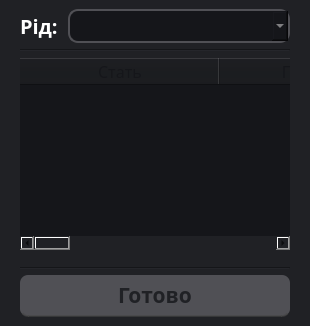
<?xml version="1.0" encoding="UTF-8"?>
<ui version="4.0">
 <class>Review</class>
 <widget class="QDialog" name="Review">
  <property name="sizePolicy">
   <sizepolicy hsizetype="Preferred" vsizetype="Preferred">
    <horstretch>0</horstretch>
    <verstretch>0</verstretch>
   </sizepolicy>
  </property>
  <property name="windowTitle">
   <string>Перегляд списку роду</string>
  </property>
  <property name="windowIcon">
   <iconset resource="../media_resources/media_resources.qrc">
    <normaloff>:/icons/Review.ico</normaloff>:/icons/Review.ico</iconset>
  </property>
  <property name="styleSheet">
   <string notr="true">background-color: rgb(32, 33, 37);
</string>
  </property>
  <property name="modal">
   <bool>true</bool>
  </property>
  <layout class="QVBoxLayout" name="verticalLayout">
   <property name="topMargin">
    <number>0</number>
   </property>
   <property name="bottomMargin">
    <number>0</number>
   </property>
   <item>
    <widget class="QFrame" name="main_frame">
     <property name="sizePolicy">
      <sizepolicy hsizetype="MinimumExpanding" vsizetype="MinimumExpanding">
       <horstretch>0</horstretch>
       <verstretch>0</verstretch>
      </sizepolicy>
     </property>
     <property name="frameShape">
      <enum>QFrame::NoFrame</enum>
     </property>
     <property name="frameShadow">
      <enum>QFrame::Raised</enum>
     </property>
     <layout class="QVBoxLayout" name="verticalLayout_2">
      <item>
       <widget class="QFrame" name="frame_addSelClan">
        <property name="sizePolicy">
         <sizepolicy hsizetype="MinimumExpanding" vsizetype="Fixed">
          <horstretch>0</horstretch>
          <verstretch>0</verstretch>
         </sizepolicy>
        </property>
        <property name="frameShape">
         <enum>QFrame::NoFrame</enum>
        </property>
        <property name="frameShadow">
         <enum>QFrame::Raised</enum>
        </property>
        <layout class="QHBoxLayout" name="horizontalLayout_6">
         <property name="spacing">
          <number>10</number>
         </property>
         <property name="leftMargin">
          <number>0</number>
         </property>
         <property name="topMargin">
          <number>0</number>
         </property>
         <property name="rightMargin">
          <number>0</number>
         </property>
         <property name="bottomMargin">
          <number>0</number>
         </property>
         <item alignment="Qt::AlignVCenter">
          <widget class="QLabel" name="label_choiceClan_2">
           <property name="font">
            <font>
             <family>Segoe Print</family>
             <pointsize>15</pointsize>
             <weight>75</weight>
             <bold>true</bold>
            </font>
           </property>
           <property name="styleSheet">
            <string notr="true">color: white;</string>
           </property>
           <property name="text">
            <string>Рід:</string>
           </property>
          </widget>
         </item>
         <item>
          <widget class="QComboBox" name="comboBox_clan">
           <property name="sizePolicy">
            <sizepolicy hsizetype="MinimumExpanding" vsizetype="Fixed">
             <horstretch>0</horstretch>
             <verstretch>0</verstretch>
            </sizepolicy>
           </property>
           <property name="font">
            <font>
             <family>Monotype Corsiva</family>
             <pointsize>15</pointsize>
             <weight>50</weight>
             <bold>false</bold>
            </font>
           </property>
           <property name="styleSheet">
            <string notr="true">background-color: rgba(21, 22, 26, 255);
color: rgb(190, 190, 190);
border-radius: 10px;
border-bottom: 2px solid rgb(80, 80, 85);
border-right: 2px solid rgb(80, 80, 85);
border-top: 2px solid rgb(80, 80, 85);
border-left: 2px solid rgb(80, 80, 85);
selection-background-color: white;
selection-color:rgba(21, 22, 26, 255);</string>
           </property>
          </widget>
         </item>
        </layout>
       </widget>
      </item>
      <item>
       <widget class="Line" name="line">
        <property name="orientation">
         <enum>Qt::Horizontal</enum>
        </property>
       </widget>
      </item>
      <item>
       <widget class="QTableWidget" name="tableWidget">
        <property name="sizePolicy">
         <sizepolicy hsizetype="MinimumExpanding" vsizetype="Expanding">
          <horstretch>0</horstretch>
          <verstretch>0</verstretch>
         </sizepolicy>
        </property>
        <property name="font">
         <font>
          <family>Times New Roman</family>
          <pointsize>12</pointsize>
         </font>
        </property>
        <property name="styleSheet">
         <string notr="true">background-color: rgba(21, 22, 26, 255);
color: rgb(190, 190, 190);
gridline-color: rgb(255, 255, 255);</string>
        </property>
        <property name="frameShape">
         <enum>QFrame::NoFrame</enum>
        </property>
        <property name="verticalScrollMode">
         <enum>QAbstractItemView::ScrollPerPixel</enum>
        </property>
        <property name="horizontalScrollMode">
         <enum>QAbstractItemView::ScrollPerPixel</enum>
        </property>
        <property name="rowCount">
         <number>0</number>
        </property>
        <attribute name="horizontalHeaderCascadingSectionResizes">
         <bool>true</bool>
        </attribute>
        <attribute name="horizontalHeaderDefaultSectionSize">
         <number>200</number>
        </attribute>
        <attribute name="verticalHeaderCascadingSectionResizes">
         <bool>true</bool>
        </attribute>
        <column>
         <property name="text">
          <string>Стать</string>
         </property>
         <property name="font">
          <font>
           <family>Segoe Print</family>
           <pointsize>12</pointsize>
          </font>
         </property>
         <property name="foreground">
          <brush brushstyle="SolidPattern">
           <color alpha="255">
            <red>21</red>
            <green>22</green>
            <blue>26</blue>
           </color>
          </brush>
         </property>
        </column>
        <column>
         <property name="text">
          <string>Прізвище</string>
         </property>
         <property name="font">
          <font>
           <family>Segoe Print</family>
           <pointsize>12</pointsize>
          </font>
         </property>
         <property name="foreground">
          <brush brushstyle="SolidPattern">
           <color alpha="255">
            <red>21</red>
            <green>22</green>
            <blue>26</blue>
           </color>
          </brush>
         </property>
        </column>
        <column>
         <property name="text">
          <string>Ім'я</string>
         </property>
         <property name="font">
          <font>
           <family>Segoe Print</family>
           <pointsize>12</pointsize>
          </font>
         </property>
         <property name="foreground">
          <brush brushstyle="SolidPattern">
           <color alpha="255">
            <red>21</red>
            <green>22</green>
            <blue>26</blue>
           </color>
          </brush>
         </property>
        </column>
        <column>
         <property name="text">
          <string>Ім'я по батькові</string>
         </property>
         <property name="font">
          <font>
           <family>Segoe Print</family>
           <pointsize>12</pointsize>
          </font>
         </property>
         <property name="foreground">
          <brush brushstyle="SolidPattern">
           <color alpha="255">
            <red>21</red>
            <green>22</green>
            <blue>26</blue>
           </color>
          </brush>
         </property>
        </column>
        <column>
         <property name="text">
          <string>Місце народження</string>
         </property>
         <property name="font">
          <font>
           <family>Segoe Print</family>
           <pointsize>12</pointsize>
          </font>
         </property>
         <property name="foreground">
          <brush brushstyle="SolidPattern">
           <color alpha="255">
            <red>21</red>
            <green>22</green>
            <blue>26</blue>
           </color>
          </brush>
         </property>
        </column>
        <column>
         <property name="text">
          <string>Місце смерті</string>
         </property>
         <property name="font">
          <font>
           <family>Segoe Print</family>
           <pointsize>12</pointsize>
          </font>
         </property>
         <property name="foreground">
          <brush brushstyle="SolidPattern">
           <color alpha="255">
            <red>21</red>
            <green>22</green>
            <blue>26</blue>
           </color>
          </brush>
         </property>
        </column>
        <column>
         <property name="text">
          <string>Рік народження</string>
         </property>
         <property name="font">
          <font>
           <family>Segoe Print</family>
           <pointsize>12</pointsize>
          </font>
         </property>
         <property name="foreground">
          <brush brushstyle="SolidPattern">
           <color alpha="255">
            <red>21</red>
            <green>22</green>
            <blue>26</blue>
           </color>
          </brush>
         </property>
        </column>
        <column>
         <property name="text">
          <string>Рік смерті</string>
         </property>
         <property name="font">
          <font>
           <family>Segoe Print</family>
           <pointsize>12</pointsize>
          </font>
         </property>
         <property name="foreground">
          <brush brushstyle="SolidPattern">
           <color alpha="255">
            <red>21</red>
            <green>22</green>
            <blue>26</blue>
           </color>
          </brush>
         </property>
        </column>
        <column>
         <property name="text">
          <string>Додаткова інформація</string>
         </property>
         <property name="font">
          <font>
           <family>Segoe Print</family>
           <pointsize>12</pointsize>
          </font>
         </property>
         <property name="foreground">
          <brush brushstyle="SolidPattern">
           <color alpha="255">
            <red>21</red>
            <green>22</green>
            <blue>26</blue>
           </color>
          </brush>
         </property>
        </column>
       </widget>
      </item>
      <item>
       <widget class="QFrame" name="frame_button">
        <property name="sizePolicy">
         <sizepolicy hsizetype="MinimumExpanding" vsizetype="Preferred">
          <horstretch>0</horstretch>
          <verstretch>0</verstretch>
         </sizepolicy>
        </property>
        <property name="frameShape">
         <enum>QFrame::NoFrame</enum>
        </property>
        <layout class="QGridLayout" name="gridLayout_3">
         <property name="leftMargin">
          <number>0</number>
         </property>
         <property name="topMargin">
          <number>10</number>
         </property>
         <property name="rightMargin">
          <number>0</number>
         </property>
         <property name="bottomMargin">
          <number>0</number>
         </property>
         <property name="horizontalSpacing">
          <number>0</number>
         </property>
         <property name="verticalSpacing">
          <number>5</number>
         </property>
         <item row="1" column="0">
          <widget class="QPushButton" name="pushButton_done">
           <property name="font">
            <font>
             <family>Segoe Print</family>
             <pointsize>16</pointsize>
             <weight>75</weight>
             <bold>true</bold>
            </font>
           </property>
           <property name="styleSheet">
            <string notr="true">QPushButton {
	text-align: center;
	background-color: rgb(80, 80, 85);
	border-bottom: 2px solid rgba(70, 70, 70, 150);
	border-radius: 8px;
	padding: 5px;
	color: rgb(32, 33, 37);
}

QPushButton:hover {
	background-color: #00c580;
	color: white;
	border: none;
	float: right;
	padding: 5px;
	border-bottom: 2px solid rgba(38, 127, 51, 130);
}

QPushButton:pressed {
	background-color: rgb(0, 136, 86);
}</string>
           </property>
           <property name="text">
            <string>Готово</string>
           </property>
          </widget>
         </item>
         <item row="0" column="0">
          <widget class="Line" name="line_2">
           <property name="minimumSize">
            <size>
             <width>270</width>
             <height>4</height>
            </size>
           </property>
           <property name="maximumSize">
            <size>
             <width>270</width>
             <height>4</height>
            </size>
           </property>
           <property name="layoutDirection">
            <enum>Qt::LeftToRight</enum>
           </property>
           <property name="styleSheet">
            <string notr="true">Line{
	color: rgb(21, 22, 26);
}</string>
           </property>
           <property name="lineWidth">
            <number>1</number>
           </property>
           <property name="orientation">
            <enum>Qt::Horizontal</enum>
           </property>
          </widget>
         </item>
        </layout>
       </widget>
      </item>
     </layout>
    </widget>
   </item>
  </layout>
 </widget>
 <resources>
  <include location="../media_resources/media_resources.qrc"/>
 </resources>
 <connections/>
</ui>
